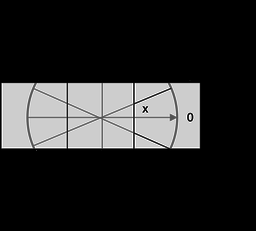
#> input picture TP3/grad_orientation.png, 256 x 231 px, shrunk from 1231 x 1109 before the run
$ python exercice1.py grad_orientation.png
#> lines starting #> are read from the running program, lines starting #| are printed output that depends on the picture; after the words box and inside, x2 and y2 are one past the last pixel; in counts of white or black regions, pixels touching at a corner belong together
import cv2 as cv
import sys
import numpy as np
import queue as q
import matplotlib.pyplot as plt

window_title = "TP3"

def isInImage(image,x,y):
    M,N = image.shape
    res = True
    if x >= M or x < 0 or y < 0 or y >= N:
        res = False
    return res

def gaussianFiltering(f,sigma):
    n = int(3*sigma)
    if(n%2 == 0):
        n = n+1
    return cv.GaussianBlur(f,(n,n),sigma)

def computeGx(f):
    return cv.Sobel(f,cv.CV_64F,1,0)

def computeGy(f):
    return cv.Sobel(f,cv.CV_64F,0,1)

def computeMagnitude(gx,gy):
    return np.sqrt(gx**2+gy**2)

def computeDirection(gx,gy):
    #Entre 0 et 2 PI
    return np.arctan2(gy,gx)

def removeNonMaxima(grad_m, grad_d):
    M, N = grad_m.shape
    gmax = grad_m.copy()
    # On passe de l'intervalle [ 0 , 2pi ] à [ -pi , pi ]
    grad_d_moins_pi_pi =grad_d.copy()
    # map(lambda x: x if x <= np.pi else x - 2*np.pi, grad_d_moins_pi_pi)
    for i in range(M):
        for j in range(N):
            a = None
            # On ramène dans l'intervalle [ -pi/8 , 7pi/8 [
            if(grad_d_moins_pi_pi[i,j] < -np.pi/8):
                grad_d_moins_pi_pi[i,j] += np.pi
            elif(grad_d_moins_pi_pi[i,j] >= 7*np.pi/8):
                grad_d_moins_pi_pi[i,j] -= np.pi
            # Horizontal
            if(-np.pi/8 <= grad_d_moins_pi_pi[i,j] < np.pi/8) and isInImage(grad_m,i,j-1) and isInImage(grad_m,i,j+1):
                a = grad_m[i,j-1]
                b = grad_m[i,j+1]
            # Diagonal 45
            elif(np.pi/8 <= grad_d_moins_pi_pi[i,j] < 3*np.pi/8) and isInImage(grad_m,i-1,j-1) and isInImage(grad_m,i+1,j+1):
                a = grad_m[i-1,j-1]
                b = grad_m[i+1,j+1]
            # Vertical 90
            elif(3*np.pi/8 <= grad_d_moins_pi_pi[i,j] < 5*np.pi/8) and isInImage(grad_m,i-1,j) and isInImage(grad_m,i+1,j):
                a = grad_m[i-1,j]
                b = grad_m[i+1,j]
            #Diagonal 135
            elif(5*np.pi/8 <= grad_d_moins_pi_pi[i,j] < 7*np.pi/8) and isInImage(grad_m,i-1,j+1) and isInImage(grad_m,i+1,j-1):
                a = grad_m[i-1,j+1]
                b = grad_m[i+1,j-1]
            # Non-max Suppression
            if a is not None:
                if(a > grad_m[i,j] or b > grad_m[i,j]):
                    gmax[i,j] = 0
    return gmax

def computeTresholds(grad_maxima, alpha, beta):
    sorted_grad_maxima = np.sort(grad_maxima.copy(), axis=None)
    n = len(sorted_grad_maxima)
    rang = round(alpha*n)
    if alpha == 1:
        rang -= 1
    thigh = sorted_grad_maxima[rang]
    tlow = beta*thigh
    return thigh, tlow

def hysteresisThresholding(grad_maxima, tLow, tHigh):
    fifo = q.Queue()
    canny = np.zeros_like(grad_maxima)
    M,N = grad_maxima.shape
    for i in range(M):
        for j in range(N):
            if grad_maxima[i,j] >= tHigh:
                fifo.put((i,j))
                canny[i,j] = 255
    while not fifo.empty():
        (a,b) = fifo.get()
        voisins8 = [(a-1,b-1),(a-1,b),(a-1,b+1),(a+1,b-1),(a+1,b),(a+1,b+1),(a,b-1),(a,b+1)]
        for (c,d) in voisins8:
            if isInImage(grad_maxima,c,d) and grad_maxima[c,d] >= tLow and canny[c,d]==0:
                canny[c,d] = 255
                fifo.put((c,d))
    return canny

def mycannyfunc(image,sigma,alpha,beta):
    blurred = gaussianFiltering(image,sigma)
    sobelx64f = computeGx(blurred)
    sobely64f = computeGy(blurred)
    magnitude_64 = computeMagnitude(sobelx64f,sobely64f)
    magnitude = np.uint8(magnitude_64)
    direction_64 = computeDirection(sobelx64f,sobely64f)
    gmax_64 = removeNonMaxima(magnitude_64,direction_64)
    tHigh, tLow = computeTresholds(gmax_64,alpha,beta)
    print("tHigh = "+str(tHigh)+"\ttLow = "+str(tLow))
    mycanny_64 = hysteresisThresholding(gmax_64,tLow,tHigh)
    mycanny = np.uint8(mycanny_64)
    ecrireImage(blurred,magnitude,mycanny)
    return mycanny,blurred, tHigh, tLow

def ecrireImage(blurred,magnitude,mycanny):
    cv.imwrite("Blurred.jpg",blurred)
    cv.imwrite("Magnitude.jpg",magnitude)
    cv.imwrite("MyCanny.jpg",mycanny)

def display(x):
    sigma = float(cv.getTrackbarPos("Sigma",window_title))
    alpha = float(cv.getTrackbarPos("Alpha",window_title))/20.
    beta = float(cv.getTrackbarPos("Beta",window_title))/20.
    mycannyres, blur, thigh, tlow = mycannyfunc(img,sigma,alpha,beta)
    cv.imshow(window_title,np.concatenate([mycannyres, cv.Canny(blur,thigh,tlow,L2gradient=True)],axis=1))

cv.namedWindow(window_title)
img = cv.imread(cv.samples.findFile(sys.argv[1]),cv.IMREAD_GRAYSCALE)
#> img is the input picture: shape (231, 256); min 0, max 255, mean 42.9
cv.createTrackbar("Sigma",window_title,2,20,display)
cv.createTrackbar("Alpha",window_title,19,20,display)
cv.createTrackbar("Beta",window_title,16,20,display)
display("initialisation")
#> in computeGx, `return cv.Sobel(f,cv.CV_64F,1,0)`:
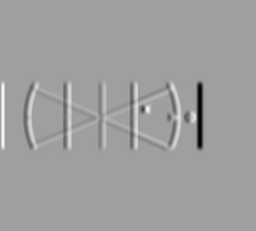
#> returned value: shape (231, 256) float64; min -333, max 201, mean -1.2; drawn with min black and max white
#> in computeMagnitude, `return np.sqrt(gx**2+gy**2)`:
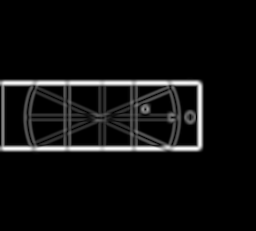
#> returned value: shape (231, 256) float64; min 0, max 346, mean 19.5; drawn with min black and max white
#> in mycannyfunc, `magnitude = np.uint8(magnitude_64)`:
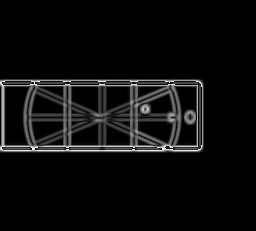
#> magnitude: shape (231, 256); min 0, max 255, mean 13
#> in computeDirection, `return np.arctan2(gy,gx)`:
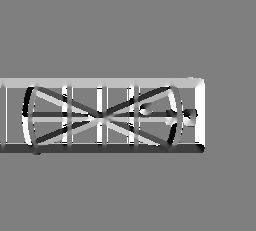
#> returned value: shape (231, 256) float64; min -3.14, max 3.14, mean 0.0621; drawn with min black and max white
#> after the loop in removeNonMaxima, `for i in range(M):`:
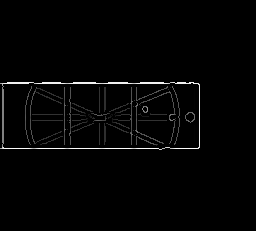
#> gmax: shape (231, 256) float64; 15.6% of pixels changed, all inside (x1, y1, x2, y2) = (0, 77, 205, 155); drawn with min black and max white
#> after the loop in removeNonMaxima, `for i in range(M):`:
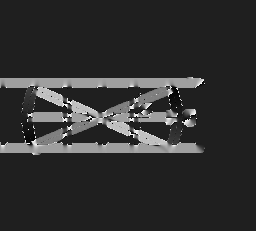
#> grad_d_moins_pi_pi: shape (231, 256) float64; 9.76% of pixels changed, all inside (x1, y1, x2, y2) = (0, 81, 205, 155); drawn with min black and max white
#| tHigh = 0.0	tLow = 0.0
#> after the loop in hysteresisThresholding, `for i in range(M):`: canny: shape (231, 256) float64; every value is 255
#> in mycannyfunc, `mycanny = np.uint8(mycanny_64)`: mycanny: shape (231, 256); every value is 255
#> in display, `cv.imshow(window_title,np.concatenate([mycannyres, cv.Canny(blur,thigh..`:
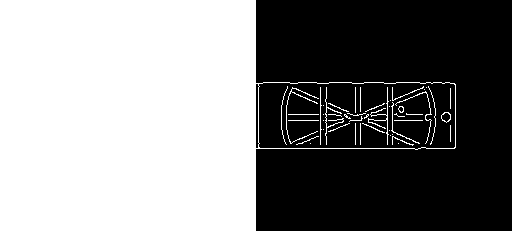
#> window 'TP3': shape (231, 512); 51.6% white; 1 black region, box (x1, y1, x2, y2) and area: (256, 0, 512, 231) 57219
cv.waitKey(0)
